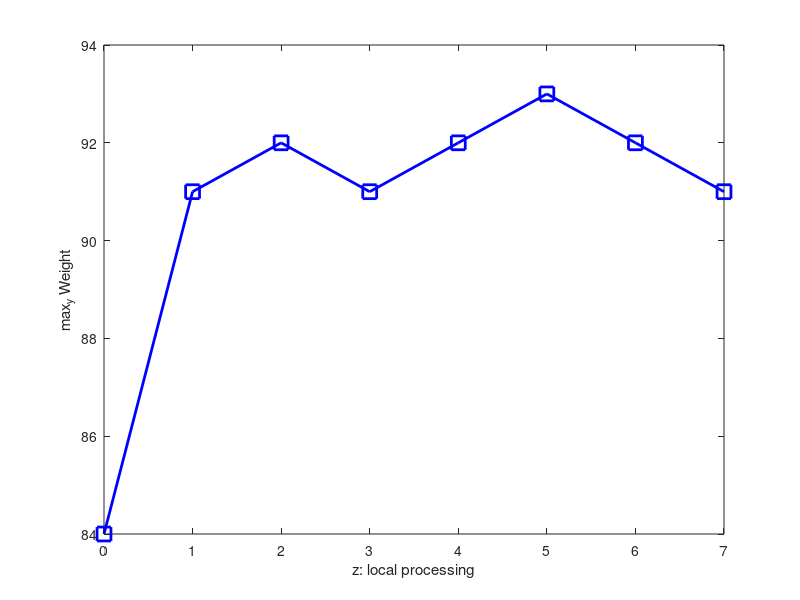

This figure's MATLAB source:
%%%%% Optimal Joint offloading and Scheduling%%%%
%%%% examples test %%%%
%%%% calculate Weight matrix %%%%
clear
A = 14; % arrival packets
X = 7; % virtual queue length
C = 3; % channel state
mu = 4; % local rate
e_E = 1; % edge energy consumption
e_L = 2; % local energy consumption
M = 1;
T = 7; % total time slots

y_max = T; 
z_max = T;

% schedule wireless transmission from 0 to y_max_int times 
W = zeros(y_max + 1, z_max + 1);
W_edge = zeros(1, y_max + 1);
W_local = zeros(1, y_max + 1);
W_maxY = zeros(1, y_max+1);

for z =  0 : y_max
    W_local(z + 1) =  X * min(A, z * mu) - M * e_L * z;%
    for y = 0 : y_max  % maximize local weight
        W_edge(y + 1) = X * min(max(A - z * mu, 0), y * C) - M * e_E * y;
        W(y + 1, z + 1) = W_edge(y + 1) + W_local(z + 1);
        if y == 0
            W_maxY(y+1) = W(y+1, z+1);
        else
            if W(y+1, z+1) > W_maxY(y+1)
                W_maxY(y+1) = W(y+1, z+1);
            end
        end
    end   
end

y = 0 : y_max;
figure(2)
plot(y, W_maxY,'b-s','LineWidth',2,'MarkerSize',10)
xlabel('z: local processing')
ylabel('max_y Weight')
